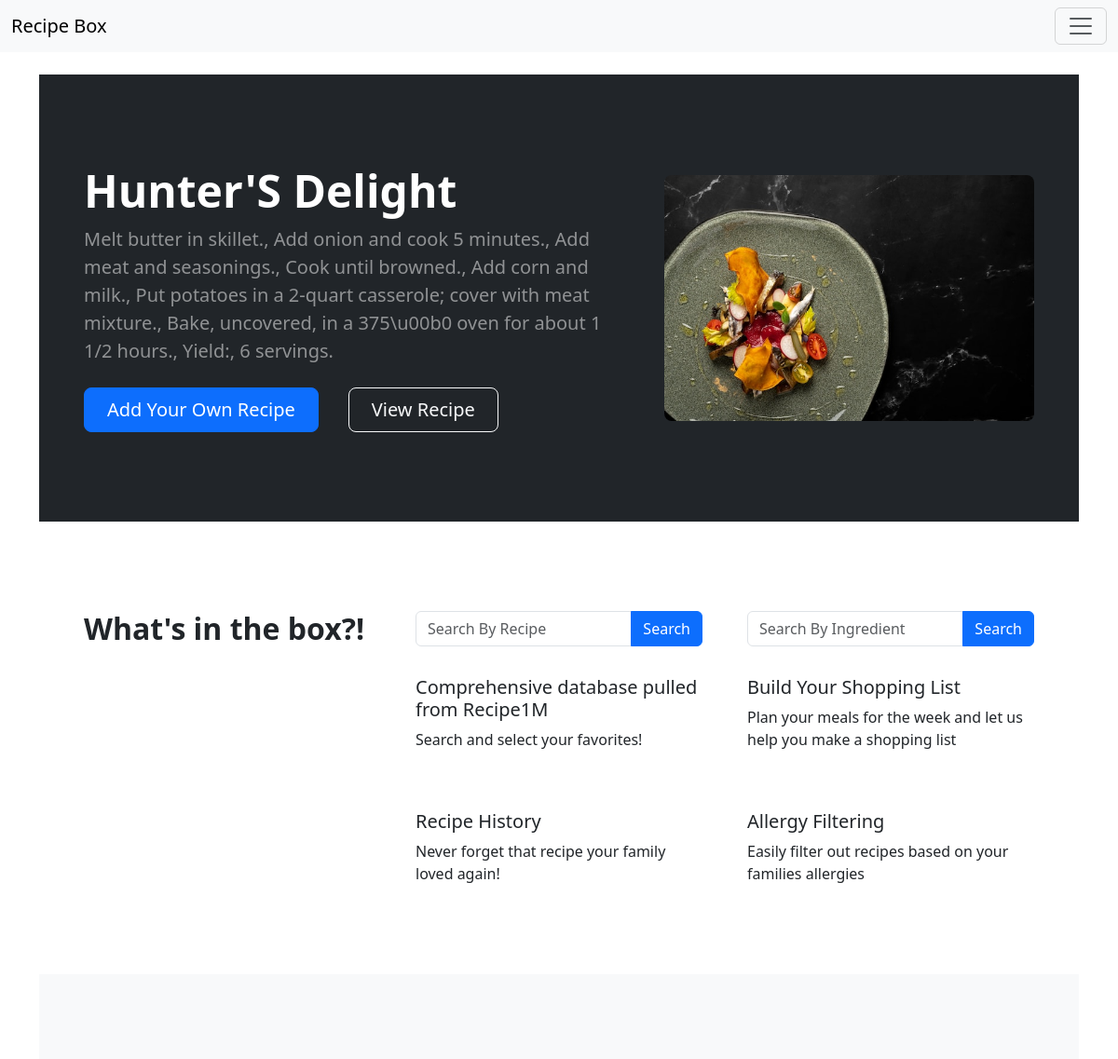
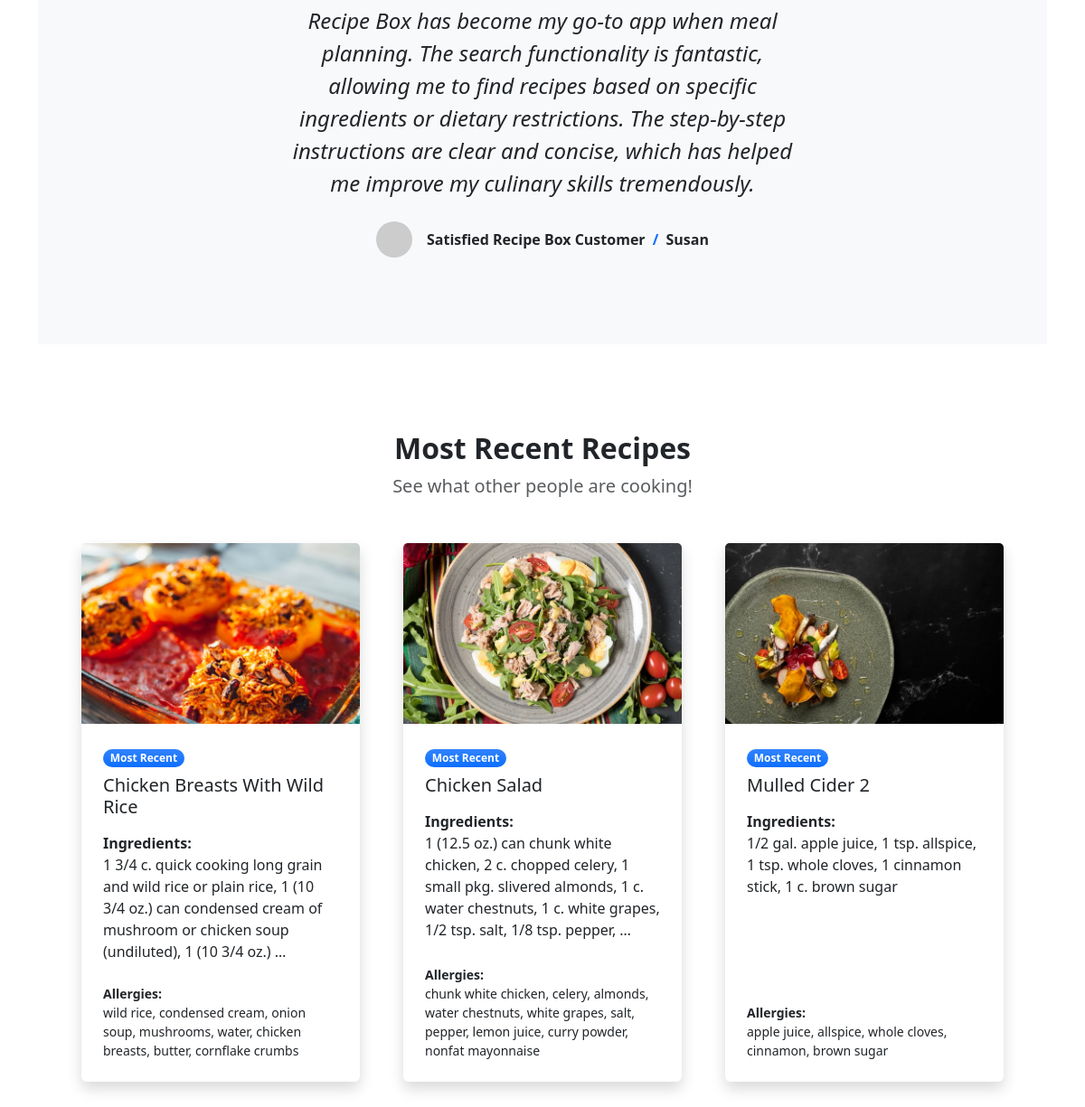
Page /cartbuilder/ on the committed database (2 pictures, top to bottom).
### CartBuilder/models.py (models this page shows, shortened)
class SimpleMaster(models.Model):
    recipeKey = models.IntegerField()
    recipeTitle = models.TextField()
    recipeIngredients = models.TextField()
    recipeDirections = models.TextField()
    recipeNER = models.TextField()
    recipeImage = models.ImageField(upload_to='recipe_images/', null=True, blank=True)

### CartBuilder/views.py (the view)
# urls.py: path('', views.home, name='home'),
def home(request):
    recipe_keys = SimpleMaster.objects.values_list('recipeKey', flat=True)
    random_key = random.choice(recipe_keys)
    random_recipe = SimpleMaster.objects.get(recipeKey=random_key)
    reviews = [
        {
            'review': "I've been using Recipe Box for a few weeks now and it has truly transformed my cooking "
                      "experience! The variety of recipes available is impressive, and I love the user-friendly "
                      "interface. Adding my own recipes to the platform has been a breeze.",
            'name': "Jonathan"
        },
        {
            'review': "Recipe Box has become my go-to app when meal planning. The search functionality is fantastic, "
                      "allowing me to find recipes based on specific ingredients or dietary restrictions. The "
                      "step-by-step instructions are clear and concise, which has helped me improve my culinary "
                      "skills tremendously.",
            'name': "Susan"
        },
        {
            'review': "I'm a busy mom, and Recipe Box has been a game-changer for me. The allergy information is a "
                      "great feature for my family since my son has a nut allergy. I've recommended Recipe Box to all "
                      "my friends!",
            'name': "Jill"
        },
        {
            'review': "As a beginner in the kitchen, I was initially overwhelmed with the thought of cooking. "
                      "Recipe Box has made it so much easier for me to learn and gain confidence. "
                      "The app has a great selection of beginner-friendly recipes, and the instructional videos are "
                      "incredibly helpful.",
            'name': "Tod"
        }
    ]
    selected_review = random.choice(reviews)
    latest_recipes = SimpleMaster.objects.order_by('-id')[:3]
    context = {
        'selected_review': selected_review,
        'random_recipe': random_recipe,
        'latest_recipes': latest_recipes,
    }
    return render(request, 'home.html', context)

### templates/home.html (shortened to what this page needs)
{% extends 'base.html' %}
{% block content %}
<!DOCTYPE html>
<html lang="en">
    <body class="d-flex flex-column h-100">
        <main class="flex-shrink-0">
            {% block head %}{% include "./components/home_page/food_for_thought_card.html" %}{% endblock %}
            {% block section %}{% include "./components/home_page/features_section.html" %}{% endblock %}
            {% block reviews %}{% include "./components/home_page/reviews_card.html" %}{% endblock %}
            <section class="py-5">
                <div class="container px-5 my-5">
                    <div class="row gx-5 justify-content-center">
                        <div class="col-lg-8 col-xl-6">
                            <div class="text-center">
                                <h2 class="fw-bolder">Most Recent Recipes</h2>
                                <p class="lead fw-normal text-muted mb-5">See what other people are cooking!</p>
                            </div>
                        </div>
                    </div>
                    <div class="row gx-5">
                        {% include "./components/home_page/top_recipe_card.html" %}
                </div>
            </section>
        </main>
    </body>
</html>
{% endblock %}

### templates/base.html (shortened to what this page needs)
<!DOCTYPE html>
<html lang="">
<head>
    <link href="https://cdn.jsdelivr.net/npm/bootstrap@5.3.0-alpha1/dist/css/bootstrap.min.css" rel="stylesheet">
</head>
<body>
<header>
    {% block navbar %}{% include "./components/navbar_side.html" %}{% endblock %}
</header>
<div class="container" style="margin-top: 10vh">
<main>
    {% block content %}
    {% endblock %}
</main>
</div>
</body>
</html>

### templates/components/navbar_side.html (shortened to what this page needs)
<nav class="navbar bg-body-tertiary fixed-top">
    <div class="container-fluid">
        <a class="navbar-brand" href="{% url 'home' %}">Recipe Box</a>
        <button class="navbar-toggler" type="button" data-bs-toggle="offcanvas" data-bs-target="#offcanvasNavbar"
            aria-controls="offcanvasNavbar">
            <span class="navbar-toggler-icon"></span>
        </button>
    </div>
</nav>

### templates/components/home_page/food_for_thought_card.html
{% load static %}
<header class="bg-dark py-5">
    <div class="container px-5">
        <div class="row gx-5 align-items-center justify-content-center">
            <div class="col-lg-8 col-xl-7 col-xxl-6">
                <div class="my-5 text-center text-xl-start">
                    <h1 class="display-5 fw-bolder text-white mb-2">{{ random_recipe.recipeTitle }}</h1>
                    <p class="lead fw-normal text-white-50 mb-4">{{ random_recipe.recipeDirections|truncatewords:45 }}</p>
                    <div class="d-grid gap-3 d-sm-flex justify-content-sm-center justify-content-xl-start">
                        <a class="btn btn-primary btn-lg px-4 me-sm-3" href="{% url 'add_recipe' %}">Add Your Own Recipe</a>
                        <a class="btn btn-outline-light btn-lg px-4" href="{% url 'recipe' requestedRecipeKey=random_recipe.recipeKey %}">View Recipe</a>
                    </div>
                </div>
            </div>
            <div class="col-xl-5 col-xxl-6 d-none d-xl-block text-center"><img class="img-fluid rounded-3 my-5" src="{% static "/assets/other/food_plate.jpg" %}" alt="..." /></div>
        </div>
    </div>
</header>

### templates/components/home_page/features_section.html (shortened to what this page needs)
<section class="py-5" id="features">
    <div class="container px-5 my-5">
        <div class="row gx-5">
            <div class="col-lg-4 mb-5 mb-lg-0"><h2 class="fw-bolder mb-0">What's in the box?!</h2></div>
            <div class="col-lg-8">
                <div class="row gx-5 row-cols-1 row-cols-md-2">
                    <br>
                    <form method="get" action="{% url 'search_by_recipe' %}" class="mb-3" id="sbr">
                        <div class="input-group">
                            <input type="text" class="form-control" name="query" placeholder="Search By Recipe" required>
                            <button type="submit" class="btn btn-primary">Search</button>
                        </div>
                    </form>
                    <br>
                    <form method="get" action="{% url 'search_by_ingredient' %}" class="mb-3" id="sbi">
                        <div class="input-group">
                            <input type="text" class="form-control" name="query" placeholder="Search By Ingredient" required>
                            <button type="submit" class="btn btn-primary">Search</button>
                        </div>
                    </form>
                    <br>
                    <div class="col mb-5 h-100">
                        <h2 class="h5">Comprehensive database pulled from Recipe1M</h2>
                        <p class="mb-0">Search and select your favorites!</p>
                    </div>
                    <div class="col mb-5 h-100">
                        <h2 class="h5">Build Your Shopping List</h2>
                        <p class="mb-0">Plan your meals for the week and let us help you make a shopping list</p>
                    </div>
                    <div class="col mb-5 mb-md-0 h-100">
                        <h2 class="h5">Recipe History</h2>
                        <p class="mb-0">Never forget that recipe your family loved again!</p>
                    </div>
                    <div class="col h-100">
                        <h2 class="h5">Allergy Filtering</h2>
                        <p class="mb-0">Easily filter out recipes based on your families allergies</p>
                    </div>
                </div>
            </div>
        </div>
    </div>
</section>

### templates/components/home_page/reviews_card.html
<div class="py-5 bg-light">
    <div class="container px-5 my-5">
        <div class="row gx-5 justify-content-center">
            <div class="col-lg-10 col-xl-7">
                <div class="text-center">
                    <div class="fs-4 mb-4 fst-italic">{{ selected_review.review }}</div>
                    <div class="d-flex align-items-center justify-content-center">
                        <img class="rounded-circle me-3" src="https://dummyimage.com/40x40/ced4da/6c757d" alt="..." />
                        <div class="fw-bold">
                            Satisfied Recipe Box Customer
                            <span class="fw-bold text-primary mx-1">/</span>
                            {{ selected_review.name }}
                        </div>
                    </div>
                </div>
            </div>
        </div>
    </div>
</div>

### templates/components/home_page/top_recipe_card.html (shortened to what this page needs)
{% load static %}
{% for recipe in latest_recipes %}
<div class="col-lg-4 mb-5">
    <div class="card h-100 shadow border-0">
        {% if recipe.recipeImage %}
            <img class="card-img-top card-img-top-fixed" src="{{ recipe.recipeImage.url }}" alt="Recipe image" />
        {% else %}
            <img class="card-img-top card-img-top-fixed"src="{% static "/assets/other/food_plate.jpg" %}" alt="..." />
        {% endif %}
        <div class="card-body p-4">
            <div class="badge bg-primary bg-gradient rounded-pill mb-2">Most Recent</div>
            <a class="text-decoration-none link-dark stretched-link" href="{% url 'recipe' requestedRecipeKey=recipe.recipeKey %}"><h5 class="card-title mb-3">{{ recipe.recipeTitle }}</h5></a>
            <p class="card-text mb-0">
                <strong>Ingredients:</strong><br>
                {{ recipe.recipeIngredients|truncatewords:30 }}
            </p>
        </div>
        <div class="card-footer p-4 pt-0 bg-transparent border-top-0">
            <div class="d-flex align-items-end justify-content-between">
                <div class="d-flex align-items-center">
                    <div class="small">
                        <strong>Allergies:</strong>
                        <div> {{ recipe.recipeNER }}</div>
                    </div>
                </div>
            </div>
        </div>
    </div>
</div>
{% endfor %}

### templates/components/home_page/top_recipe_card.html (style rules this page uses)
.card-img-top-fixed { height: 200px; object-fit: cover; }

### rows in the picture
SimpleMaster: recipeTitle "Hunter'S Delight", recipeDirections "Melt butter in skillet., Add onion and cook 5 minutes., Add meat and seasonings., Cook until browned., Add corn and milk., Put potatoes in a 2-quart casserole; cover with meat mixture., Bake, uncovered, in a 375\\u00b0 oven for about 1 1/2 hours., Yield:, 6 servings."
SimpleMaster: recipeImage (picture), recipeTitle "Chicken Breasts With Wild Rice", recipeIngredients "1 3/4 c. quick cooking long grain and wild rice or plain rice, 1 (10 3/4 oz.) can condensed cream of mushroom or chicken soup (undiluted), 1 (10 3/4 oz.) …", recipeNER "wild rice, condensed cream, onion soup, mushrooms, water, chicken breasts, butter, cornflake crumbs"
SimpleMaster: recipeImage (picture), recipeTitle "Chicken Salad", recipeIngredients "1 (12.5 oz.) can chunk white chicken, 2 c. chopped celery, 1 small pkg. slivered almonds, 1 c. water chestnuts, 1 c. white grapes, 1/2 tsp. salt, 1/8 tsp. pepper, …", recipeNER "chunk white chicken, celery, almonds, water chestnuts, white grapes, salt, pepper, lemon juice, curry powder, nonfat mayonnaise"
SimpleMaster: recipeTitle "Mulled Cider 2", recipeIngredients "1/2 gal. apple juice, 1 tsp. allspice, 1 tsp. whole cloves, 1 cinnamon stick, 1 c. brown sugar", recipeNER "apple juice, allspice, whole cloves, cinnamon, brown sugar"
